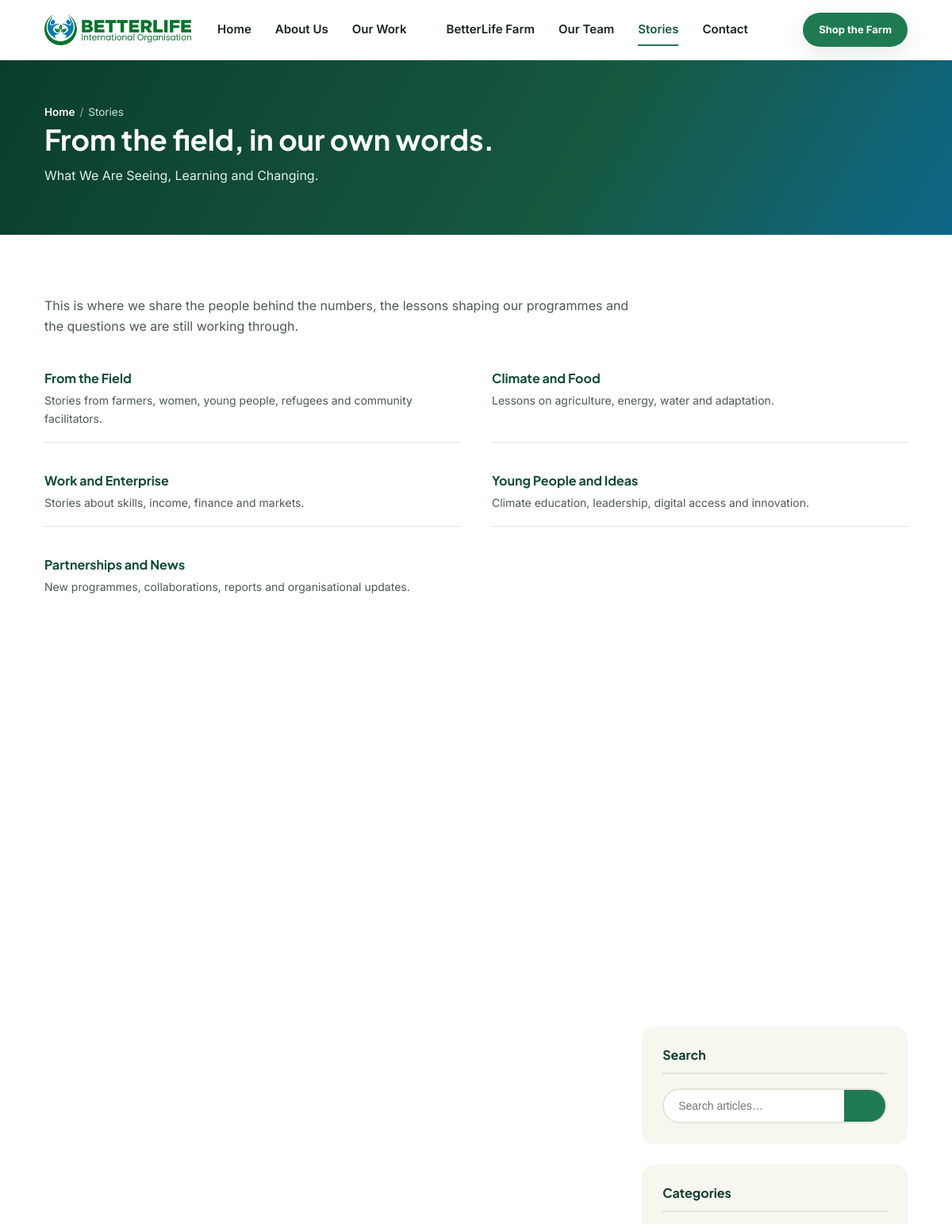
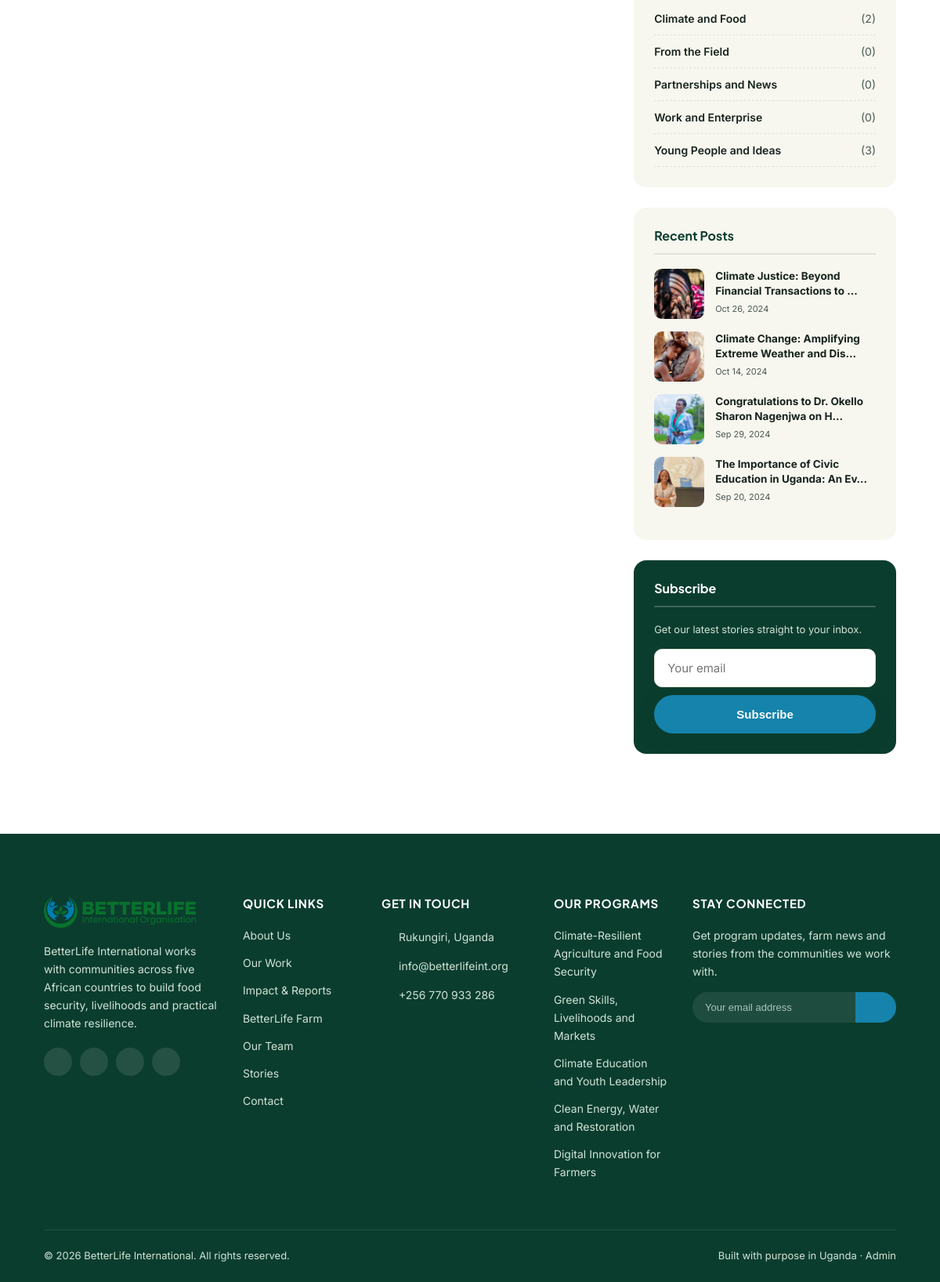
Screenshot of /blog.php with the database file from the repository (2 pictures, top to bottom).
### tables this page shows
CREATE TABLE blog_categories (
  id INT AUTO_INCREMENT PRIMARY KEY,
  name VARCHAR(100) NOT NULL,
  slug VARCHAR(120) NOT NULL UNIQUE
);

CREATE TABLE blog_posts (
  id INT AUTO_INCREMENT PRIMARY KEY,
  title VARCHAR(200) NOT NULL,
  slug VARCHAR(220) NOT NULL UNIQUE,
  category_id INT DEFAULT NULL,
  excerpt VARCHAR(500),
  content LONGTEXT,
  featured_image VARCHAR(255),
  author VARCHAR(100) DEFAULT 'Admin',
  status ENUM('draft','published') DEFAULT 'draft',
  views INT DEFAULT 0,
  published_at DATETIME DEFAULT NULL,
  created_at TIMESTAMP DEFAULT CURRENT_TIMESTAMP,
  updated_at TIMESTAMP DEFAULT CURRENT_TIMESTAMP ON UPDATE CURRENT_TIMESTAMP,
  FOREIGN KEY (category_id) REFERENCES blog_categories(id) ON DELETE SET NULL
);

CREATE TABLE programs (
  id INT AUTO_INCREMENT PRIMARY KEY,
  title VARCHAR(150) NOT NULL,
  slug VARCHAR(170) NOT NULL UNIQUE,
  tagline VARCHAR(255),
  summary TEXT,
  content LONGTEXT,
  image VARCHAR(255),
  icon VARCHAR(50),
  sort_order INT DEFAULT 0,
  status TINYINT(1) DEFAULT 1,
  created_at TIMESTAMP DEFAULT CURRENT_TIMESTAMP,
  updated_at TIMESTAMP DEFAULT CURRENT_TIMESTAMP ON UPDATE CURRENT_TIMESTAMP
);

### blog.php (the view, shortened to what this page needs)
<?php
require_once __DIR__ . '/includes/functions.php';
$categorySlug = $_GET['category'] ?? '';
$search = trim($_GET['q'] ?? '');
$page = max(1, (int) ($_GET['page'] ?? 1));
$perPage = 6;
$where = ["bp.status = 'published'"];
$params = [];
$whereSql = implode(' AND ', $where);
$countStmt = $pdo->prepare("SELECT COUNT(*) FROM blog_posts bp LEFT JOIN blog_categories bc ON bc.id = bp.category_id WHERE $whereSql");
$countStmt->execute($params);
$total = (int) $countStmt->fetchColumn();
$pg = paginate($total, $page, $perPage);
$sql = "SELECT bp.*, bc.name AS cat_name, bc.slug AS cat_slug FROM blog_posts bp LEFT JOIN blog_categories bc ON bc.id = bp.category_id WHERE $whereSql ORDER BY bp.published_at DESC LIMIT $perPage OFFSET {$pg['offset']}";
$stmt = $pdo->prepare($sql);
$stmt->execute($params);
$posts = $stmt->fetchAll();
if ($page === 1 && $categorySlug === '' && $search === '' && $posts) {
    $featured = array_shift($posts);
}
$categories = $pdo->query("SELECT bc.*, COUNT(bp.id) AS cnt FROM blog_categories bc LEFT JOIN blog_posts bp ON bp.category_id = bc.id AND bp.status='published' GROUP BY bc.id ORDER BY bc.name")->fetchAll();
$recent = $pdo->query("SELECT title, slug, featured_image, published_at FROM blog_posts WHERE status = 'published' ORDER BY published_at DESC LIMIT 4")->fetchAll();
require __DIR__ . '/includes/header.php';
?>
<section class="page-header">
  <div class="container">
    <div class="crumb"><a href="<?= SITE_URL ?>/index.php">Home</a><span>/</span>Stories</div>
    <h1>From the field, in our own words.</h1>
    <p style="max-width:640px;color:#e2f0e9;">What We Are Seeing, Learning and Changing.</p>
  </div>
</section>
<section style="padding-bottom:0;">
  <div class="container">
    <div class="prose-narrow fade-up">
      <p>This is where we share the people behind the numbers, the lessons shaping our programmes and the questions we are still working through.</p>
    </div>
    <div class="detail-grid fade-up" style="margin-top:24px;">
      <div class="detail-block"><h4>From the Field</h4><p>Stories from farmers, women, young people, refugees and community facilitators.</p></div>
      <div class="detail-block"><h4>Climate and Food</h4><p>Lessons on agriculture, energy, water and adaptation.</p></div>
      <div class="detail-block"><h4>Work and Enterprise</h4><p>Stories about skills, income, finance and markets.</p></div>
      <div class="detail-block"><h4>Young People and Ideas</h4><p>Climate education, leadership, digital access and innovation.</p></div>
      <div class="detail-block"><h4>Partnerships and News</h4><p>New programmes, collaborations, reports and organisational updates.</p></div>
    </div>
  </div>
</section>
<section>
  <div class="container">
    <div class="blog-layout">
      <div>
        <?php if ($posts): ?>
          <div class="grid grid-2">
          </div>
        <?php else: ?>
          <div class="empty-state">No articles found<?= $search ? ' for "' . h($search) . '"' : '' ?>. Try a different search or category.</div>
        <?php endif; ?>
      </div>
      <aside>
        <div class="sidebar-widget">
          <h4>Search</h4>
          <form class="search-box" method="get" action="<?= SITE_URL ?>/blog.php">
            <input type="text" name="q" placeholder="Search articles…" value="<?= h($search) ?>">
            <button type="submit"><?= icon('search', 16) ?></button>
          </form>
        </div>
        <div class="sidebar-widget">
          <h4>Categories</h4>
          <ul class="cat-list">
            <?php foreach ($categories as $c): ?>
              <li><a href="<?= SITE_URL ?>/blog.php?category=<?= h($c['slug']) ?>"><?= h($c['name']) ?> <span class="count">(<?= (int)$c['cnt'] ?>)</span></a></li>
            <?php endforeach; ?>
          </ul>
        </div>
        <div class="sidebar-widget">
          <h4>Recent Posts</h4>
          <?php foreach ($recent as $r): ?>
            <a href="<?= SITE_URL ?>/blog-single.php?slug=<?= h($r['slug']) ?>" class="sidebar-post">
              <img src="<?= asset_url($r['featured_image']) ?>" alt="<?= h($r['title']) ?>">
              <div>
                <div class="t"><?= h(excerpt($r['title'], 50)) ?></div>
                <div class="d"><?= format_date($r['published_at']) ?></div>
              </div>
            </a>
          <?php endforeach; ?>
        </div>
        <div class="sidebar-widget" style="background:var(--green-900);color:#fff;">
          <h4 style="color:#fff;border-color:rgba(255,255,255,.2);">Subscribe</h4>
          <p style="font-size:13px;color:#cfe3d8;">Get our latest stories straight to your inbox.</p>
          <form action="<?= SITE_URL ?>/newsletter-submit.php" method="post">
            <input type="email" name="email" class="form-control" placeholder="Your email" required style="margin-bottom:10px;">
            <button type="submit" class="btn btn-accent btn-block">Subscribe</button>
          </form>
        </div>
      </aside>
    </div>
  </div>
</section>
<?php require __DIR__ . '/includes/footer.php'; ?>

### includes/footer.php (shortened to what this page needs)
<?php
$logo = setting($pdo, 'logo', 'assets/img/logo.png');
$footerPrograms = $pdo->query("SELECT title, slug FROM programs WHERE status = 1 ORDER BY sort_order LIMIT 5")->fetchAll();
?>
<footer class="site-footer">
  <div class="container">
    <div class="footer-grid">
      <div>
        <div class="footer-brand">
          <img src="<?= asset_url($logo) ?>" alt="<?= h(setting($pdo, 'site_name')) ?>">
        </div>
        <p style="font-size:14px;"><?= h(setting($pdo, 'footer_about')) ?></p>
        <div class="footer-social">
          <?php if ($fb = setting($pdo, 'facebook')): ?><a href="<?= h($fb) ?>" target="_blank" rel="noopener" aria-label="Facebook"><?= icon('facebook', 16) ?></a><?php endif; ?>
          <?php if ($tw = setting($pdo, 'twitter')): ?><a href="<?= h($tw) ?>" target="_blank" rel="noopener" aria-label="Twitter / X"><?= icon('x-twitter', 16) ?></a><?php endif; ?>
          <?php if ($ig = setting($pdo, 'instagram')): ?><a href="<?= h($ig) ?>" target="_blank" rel="noopener" aria-label="Instagram"><?= icon('instagram', 16) ?></a><?php endif; ?>
          <?php if ($yt = setting($pdo, 'youtube')): ?><a href="<?= h($yt) ?>" target="_blank" rel="noopener" aria-label="YouTube"><?= icon('youtube', 16) ?></a><?php endif; ?>
        </div>
      </div>
      <div>
        <h4>Quick Links</h4>
        <ul class="footer-links">
          <li><a href="<?= SITE_URL ?>/about.php">About Us</a></li>
          <li><a href="<?= SITE_URL ?>/programs.php">Our Work</a></li>
          <li><a href="<?= SITE_URL ?>/impact-reports.php">Impact &amp; Reports</a></li>
          <li><a href="<?= SITE_URL ?>/farm.php">BetterLife Farm</a></li>
          <li><a href="<?= SITE_URL ?>/team.php">Our Team</a></li>
          <li><a href="<?= SITE_URL ?>/blog.php">Stories</a></li>
          <li><a href="<?= SITE_URL ?>/contact.php">Contact</a></li>
        </ul>
      </div>
      <div>
        <h4>Get In Touch</h4>
        <ul class="footer-links">
          <li class="ico-text"><?= icon('map-pin', 15) ?> <?= h(setting($pdo, 'address')) ?></li>
          <li class="ico-text"><?= icon('mail', 15) ?> <a href="mailto:<?= h(setting($pdo, 'email')) ?>"><?= h(setting($pdo, 'email')) ?></a></li>
          <li class="ico-text"><?= icon('phone', 15) ?> <a href="tel:<?= h(setting($pdo, 'phone')) ?>"><?= h(setting($pdo, 'phone')) ?></a></li>
        </ul>
      </div>
      <div>
        <h4>Our Programs</h4>
        <ul class="footer-links">
          <?php foreach ($footerPrograms as $p): ?>
            <li><a href="<?= SITE_URL ?>/programs.php#<?= h($p['slug']) ?>"><?= h($p['title']) ?></a></li>
          <?php endforeach; ?>
        </ul>
      </div>
      <div>
        <h4>Stay Connected</h4>
        <p style="font-size:14px;">Get program updates, farm news and stories from the communities we work with.</p>
        <form class="footer-newsletter" action="<?= SITE_URL ?>/newsletter-submit.php" method="post">
          <input type="email" name="email" placeholder="Your email address" required>
          <button type="submit" aria-label="Subscribe"><?= icon('arrow-right', 16) ?></button>
        </form>
      </div>
    </div>
    <div class="footer-bottom">
      <span>&copy; <?= date('Y') ?> <?= h(setting($pdo, 'site_name')) ?>. All rights reserved.</span>
      <span>Built with purpose in Uganda &middot; <a href="<?= ADMIN_URL ?>/login.php">Admin</a></span>
    </div>
  </div>
</footer>
</body>
</html>

### rows the page displays
blog_categories: name "Climate and Food", cnt "2"
blog_categories: name "From the Field", cnt "0"
blog_categories: name "Partnerships and News", cnt "0"
blog_categories: name "Work and Enterprise", cnt "0"
blog_categories: name "Young People and Ideas", cnt "3"
blog_posts: featured_image (picture), title "Climate Justice: Beyond Financial Transactions to …", published_at "Oct 26, 2024"
blog_posts: featured_image (picture), title "Climate Change: Amplifying Extreme Weather and Dis…", published_at "Oct 14, 2024"
blog_posts: featured_image (picture), title "Congratulations to Dr. Okello Sharon Nagenjwa on H…", published_at "Sep 29, 2024"
blog_posts: featured_image (picture), title "The Importance of Civic Education in Uganda: An Ev…", published_at "Sep 20, 2024"
programs: title "Climate-Resilient Agriculture and Food Security"
programs: title "Green Skills, Livelihoods and Markets"
programs: title "Climate Education and Youth Leadership"
programs: title "Clean Energy, Water and Restoration"
programs: title "Digital Innovation for Farmers"

### other values shown
setting($pdo, 'footer_about') "BetterLife International works with communities across five African countries to build food security, livelihoods and practical climate resilience."
setting($pdo, 'address') "Rukungiri, Uganda"
setting($pdo, 'email') "info@betterlifeint.org"
setting($pdo, 'phone') "+256 770 933 286"
setting($pdo, 'site_name') "BetterLife International"
